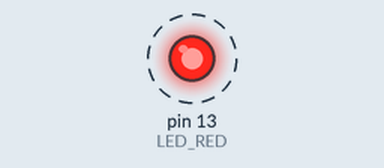
Simulated run of this sketch. Board: Arduino Uno, built with avr-gcc and run on an emulated ATmega328P. On the bench: output pins drawn as LEDs (lit = HIGH). Dashed ring = blinking.

Above: at 0.5 s.
Timing chart, 0 to 4.6 s (numbered marks = the images above):
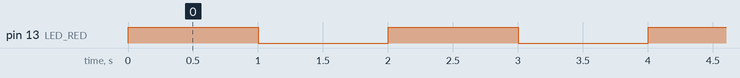

The sketch:

blink.ino
```cpp
int LED_RED=13;

void setup() {
  // put your setup code here, to run once:
  pinMode(LED_RED, OUTPUT);
}

void loop() {
  // put your main code here, to run repeatedly:
  digitalWrite(LED_RED, HIGH);   // turn the LED on (HIGH is the voltage level)
  delay(1000);                       // wait for a second
  digitalWrite(LED_RED, LOW);    // turn the LED off by making the voltage LOW
  delay(1000);
}
```

Measured:
- by itself, pin 13 (LED_RED): alternates HIGH for 1.0 s and LOW for 1.0 s
